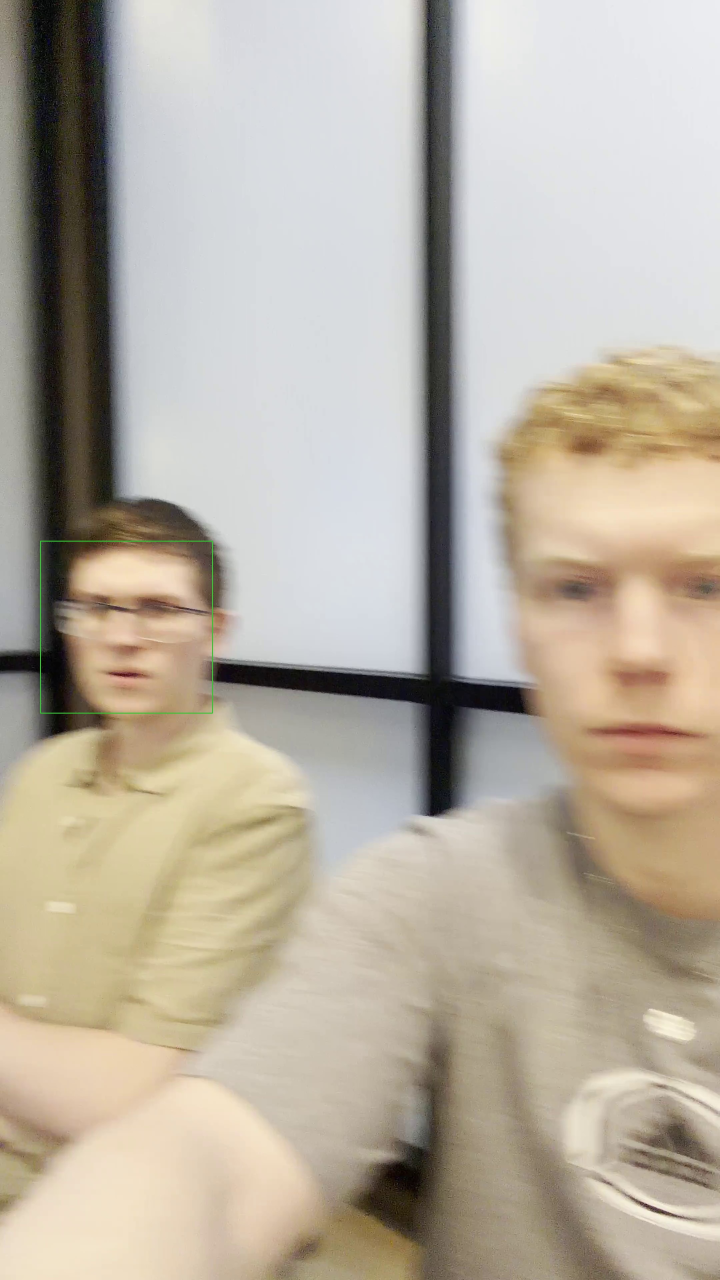
#> input picture alerts/unknown_20260418_185738.jpg, 2160 x 3840 px, given in place of the camera (shown at 1/3 size)
$ python main.py
#> lines starting #> are read from the running program, lines starting #| are printed output that depends on the picture
import argparse
import json
from pathlib import Path
import cv2
import csv
import time
from datetime import datetime

# Logs every detection event to a CSV file
def log_event(label, confidence):
    Path("logs").mkdir(exist_ok=True)

    file_path = Path("logs/events.csv")
    file_exists = file_path.exists()

    with open(file_path, "a", newline="") as f:
        writer = csv.writer(f)

        if not file_exists:
            writer.writerow(["timestamp", "label", "confidence"])

        writer.writerow([
            datetime.now().strftime("%Y-%m-%d %H:%M:%S"),
            label,
            round(confidence, 2)
        ])

# Saves image snapshots when an unknown person is detected
def save_unknown_snapshot(frame):
    Path("alerts").mkdir(exist_ok=True)

    filename = datetime.now().strftime("unknown_%Y%m%d_%H%M%S.jpg")
    filepath = Path("alerts") / filename

    cv2.imwrite(str(filepath), frame)
    return filepath

def parse_source(raw_source: str):
    # Support both camera index ("0") and file path input.
    # Meaning we can test using the camera on my laptop,
    # AND we can test using video files
    if raw_source.isdigit():
        return int(raw_source)
    return raw_source


def build_parser() -> argparse.ArgumentParser:
    # argparse builds the CLI for this script
    parser = argparse.ArgumentParser(
        description="Goal - open a video source and detect faces in each frame."
    )
    parser.add_argument(
        "--source",
        default="0",
        # "0" means the default webcam; a file path lets us test recorded video
        help="Video source - camera index or path to a video file.",
    )
    parser.add_argument(
        "--scale-factor",
        type=float,
        default=1.1,
        # Lower values can find more faces but may increase false detections.
        help="Scale factor - Haar cascade detector.",
    )
    parser.add_argument(
        "--min-neighbors",
        type=int,
        default=9,
        # Higher values make detection stricter and usually reduce noise.
        help="Min neighbors - Haar cascade detector.",
    )
    parser.add_argument(
        "--model",
        default="data/model.yml",
        # This file is created by enroll.py after training on known face images.
        help="Path to the saved face-recognition model.",
    )
    parser.add_argument(
        "--labels",
        default="data/labels.json",
        # This file maps numeric training IDs back to person names.
        help="Path to the saved label map.",
    )
    parser.add_argument(
        "--unknown-threshold",
        type=float,
        default=80.0,
        # Lower confidence values are better for LBPH, so values above this are unknown.
        help="Confidence threshold for unknown faces.",
    )
    return parser


def load_label_map(labels_path: Path) -> dict[int, str]:
    # Convert the saved JSON keys back into integers for lookup during recognition.
    if not labels_path.exists():
        return {}

    with labels_path.open("r", encoding="utf-8") as file_handle:
#> (reads data/labels.json from the repository)
        raw_labels = json.load(file_handle)

    return {int(label_id): name for label_id, name in raw_labels.items()}


def create_face_recognizer():
    # LBPH lives in opencv-contrib, so recognition only works if that package is installed.
    if not hasattr(cv2, "face"):
        return None
    return cv2.face.LBPHFaceRecognizer_create()


def main() -> int:
    # Read the CLI options entered by the user
    args = build_parser().parse_args()
    source = parse_source(args.source)

    # Use OpenCV's built-in Haar cascade model file
    cascade_path = Path(cv2.data.haarcascades) / "haarcascade_frontalface_default.xml"
    # The classifier is the face detector model that scans each frame
    detector = cv2.CascadeClassifier(str(cascade_path))
    if detector.empty():
        print(f"Error: could not load cascade file at {cascade_path}")
        return 1

    # Open webcam or video file based on --source
    cap = cv2.VideoCapture(source)
    if not cap.isOpened():
        print(f"Error: could not open video source: {source}")
        return 1

    model_path = Path(args.model)
    labels_path = Path(args.labels)
    label_map = load_label_map(labels_path)
    recognizer = None
    known_count = 0
    unknown_count = 0
    frame_count = 0
    last_alert_time = 0
    cooldown_seconds = 5
    last_face = None
    missed_frames = 0
    max_missed_frames = 3


    # Load the trained model only if it exists.
    if model_path.exists() and label_map:
        recognizer = create_face_recognizer()
        if recognizer is None:
            print("Warning: cv2.face is not available, so recognition is disabled.")
        else:
            # This loads the model that was created by enroll.py.
            recognizer.read(str(model_path))
            print(f"Loaded recognition model from {model_path}")
    else:
        print("No trained model found yet, so this run will only detect faces.")

    # Match file playback to the video's own frame rate when possible.
    source_fps = cap.get(cv2.CAP_PROP_FPS)
    if source_fps and source_fps > 0:
        frame_delay_ms = max(1, int(round(1000 / source_fps)))
    else:
        frame_delay_ms = 1

    # Keep the app running until the user stops it with Ctrl+C or the video ends.
    print("Running face detection. Press Ctrl+C in the terminal to stop.")

    # Create the window once so OpenCV can show frames consistently.
    cv2.namedWindow("Facial Recognition - Milestone 1", cv2.WINDOW_NORMAL)
    cv2.resizeWindow("Facial Recognition - Milestone 1", 960, 540)

    try:
        while True:
            ok, frame = cap.read()
#> frame is the input picture: shape (3840, 2160, 3); mean B, G, R 161, 175.1, 184.1
            if not ok:
                print("End of stream or failed frame read.")
                break

            frame_count += 1

            # Detect faces in grayscale for faster and more stable detection.
            gray = cv2.cvtColor(frame, cv2.COLOR_BGR2GRAY)
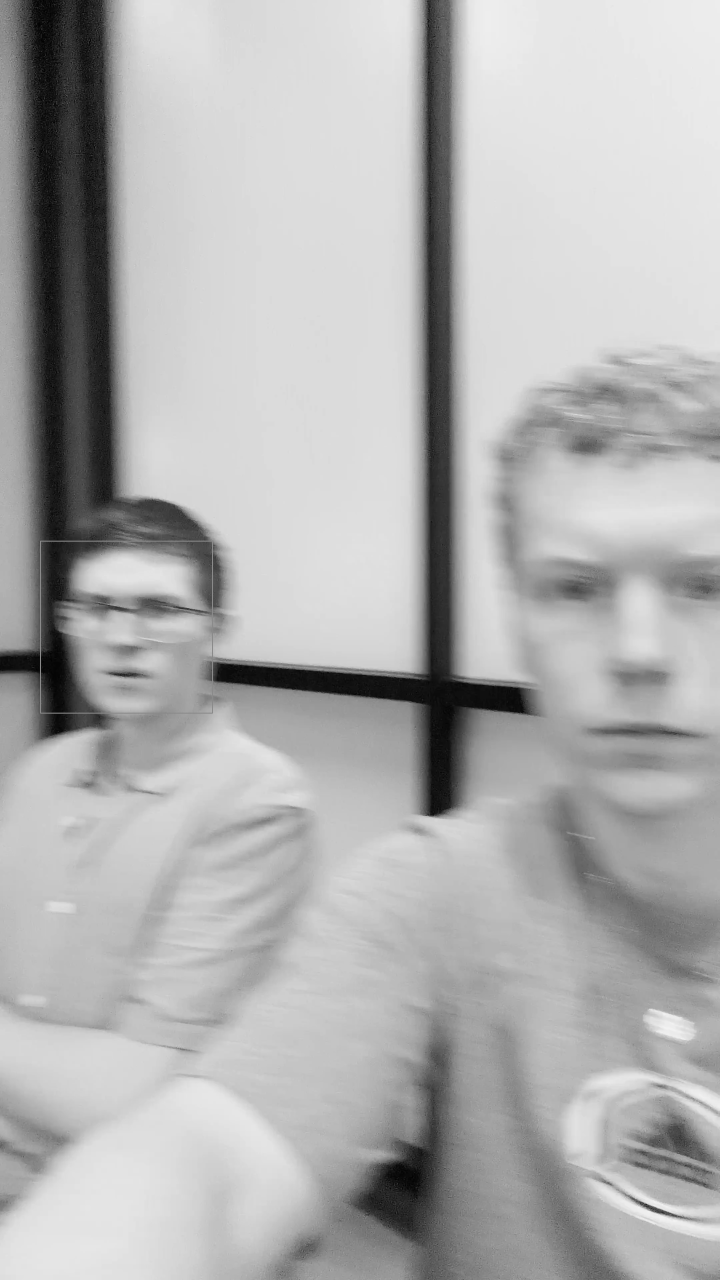
#> gray: shape (3840, 2160) (shown at 1/3 size); min 0, max 247, mean 176.2
            # detectMultiScale returns rectangles for every face it finds.
            faces = detector.detectMultiScale(
                gray,
                scaleFactor=args.scale_factor,
                minNeighbors=args.min_neighbors,
                minSize=(100, 100),
            )
#> faces = [[121, 1623, 516, 516]]

            if len(faces) > 1:
                faces = [max(faces, key=lambda face: face[2] * face[3])]

            if len(faces) == 1:
                x, y, w, h = faces[0]
#> x = 121; y = 1623; w = 516; h = 516

                if last_face is not None:
                    lx, ly, lw, lh = last_face

                    x = int((x + lx) / 2)
                    y = int((y + ly) / 2)
                    w = int((w + lw) / 2)
                    h = int((h + lh) / 2)

                faces = [(x, y, w, h)]
#> faces = [(121, 1623, 516, 516)]
                last_face = (x, y, w, h)
#> last_face = (121, 1623, 516, 516)
                missed_frames = 0

            elif len(faces) == 0 and last_face is not None and missed_frames < max_missed_frames:
                faces = [last_face]
                missed_frames += 1

            else:
                last_face = None
                missed_frames = 0

            for x, y, w, h in faces:
                # Draw a box around each detected face.
                cv2.rectangle(frame, (x, y), (x + w, y + h), (50, 200, 50), 2)

                # If we have a trained model, use it to label the face.
                if recognizer is not None:
                    # Crop the detected face and resize it to match training images.
                    face_region = gray[y : y + h, x : x + w]
                    if face_region.size > 0:
                        face_region = cv2.resize(face_region, (200, 200))
                        label_id, confidence = recognizer.predict(face_region)
                        person_name = label_map.get(label_id, "UNKNOWN")
                        is_known = confidence <= args.unknown_threshold and person_name != "UNKNOWN"

                        label_text = person_name if is_known else "UNKNOWN"
                        if is_known:
                            known_count += 1
                            log_event(person_name, confidence)
                            label_color = (50, 200, 50)

                        else:
                            label_color = (0, 0, 255)

                            current_time = time.time()

                            if current_time - last_alert_time > cooldown_seconds:
                                last_alert_time = current_time
                                unknown_count += 1

                                print("ALERT: Unknown person detected!")

                                filepath = save_unknown_snapshot(frame)
                                print(f"Saved snapshot: {filepath}")

                                log_event("UNKNOWN", confidence)
                        cv2.putText(
                            frame,
                            f"{label_text} ({confidence:.1f})",
                            (x, max(20, y - 10)),
                            cv2.FONT_HERSHEY_SIMPLEX,
                            1.0,
                            label_color,
                            3,
                            cv2.LINE_AA,
                        )
#> this loop made 1 pass
#> (x, y, w, h, label_id, confidence, person_name, is_known) on pass 1: (121, 1623, 516, 516, 0, 111.7, 'kaden', False)
#| ALERT: Unknown person detected!
#| Saved snapshot: alerts/unknown_20261120_105347.jpg
#> pass 1, in main, `face_region = gray[y : y + h, x : x + w]`:
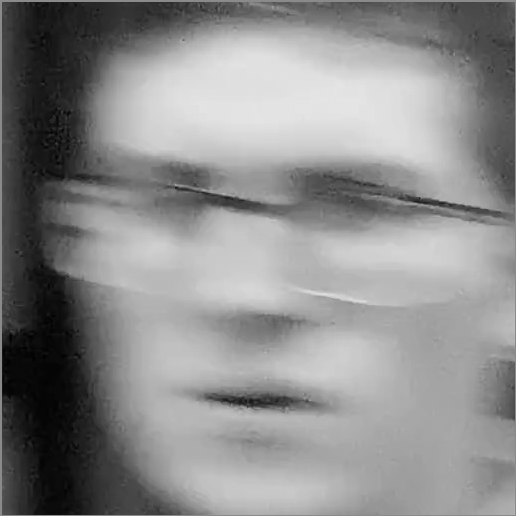
#> face_region: shape (516, 516); min 0, max 229, mean 139.4
#> after the loop, confidence = 111.7; current_time = 1.8e+09; is_known = False; known_count = 0; label_id = 0; last_alert_time = 1.8e+09; unknown_count = 1


            # Show the current number of detected faces in the corner.
            cv2.putText(
                frame,
                f"Faces: {len(faces)}",
                (10, 30),
                cv2.FONT_HERSHEY_SIMPLEX,
                1.2,
                (255, 255, 255),
                3,
                cv2.LINE_AA,
            )

            # Display the processed frame in a window.
            cv2.imshow("Facial Recognition - Milestone 1", frame)
            # Use the video's FPS for file playback so it feels closer to normal speed.
            # For webcams, this still keeps the window responsive.
            cv2.waitKey(frame_delay_ms)
    except KeyboardInterrupt:
        print("Stopped by user with Ctrl+C.")
    finally:
        print("\nSession Summary")
        print(f"Frames processed: {frame_count}")
        print(f"Known detections: {known_count}")
        print(f"Unknown alerts: {unknown_count}")

        # Release the camera/video and close the window cleanly.
        cap.release()
        cv2.destroyAllWindows()
    return 0

if __name__ == "__main__":
    raise SystemExit(main())
